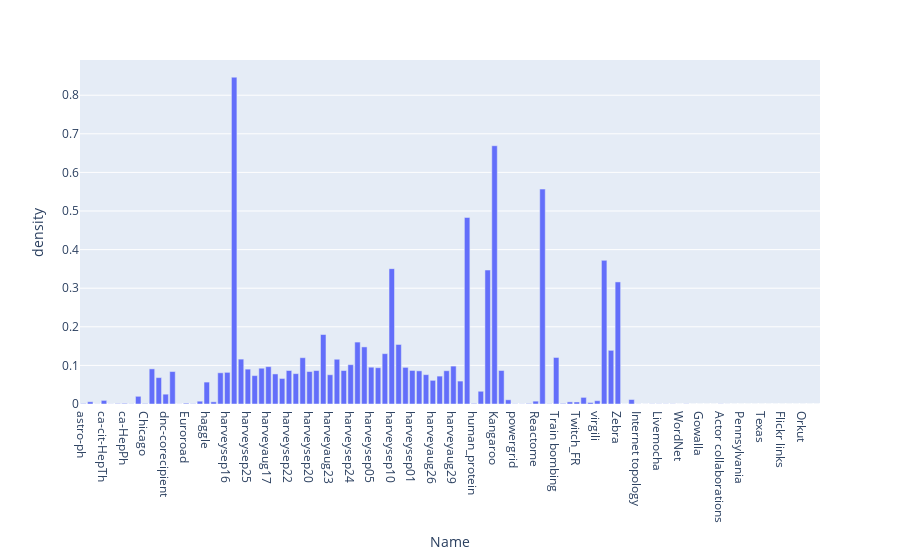

Notebook source saved alongside this figure:
### Code cell
dfd = pd.read_csv('../../stream_graph_data/all_densities.csv')
fig = px.bar(dfd, x='Name', y='density')
fig.show()

### Figure 1 — Plotly figure (JSON) as saved in the notebook; plotly's stock layout.template omitted (floating-point values rounded to 4 significant figures)
{"data": [{"alignmentgroup": "True", "hoverlabel": {"namelength": 0}, "hovertemplate": "Name=%{x}<br>density=%{y}", "legendgroup": "", "marker": {"color": "#636efa"}, "name": "", "offsetgroup": "", "orientation": "v", "showlegend": false, "textposition": "auto", "type": "bar", "x": ["astro-ph", "Bible", "Brightkite", "ca-cit-HepTh", "ca-CondMat", "ca-GrQc", "ca-HepPh", "ca-HepTh", "caenorhabditis_elegans", "Chicago", "Contiguous USA", "David Copperfield", "dnc-corecipient", "dolphins", "email Enron", "Euroroad", "Facebook_NIPS", "friendship_hamster", "haggle", "Hamsterster full", "harveysep17", "harveysep16", "harveysep07", "harveysep23", "harveysep25", "harveysep13", "harveyaug18", "harveyaug17", "harveysep18", "harveysep14", "harveysep22", "harveysep12", "harveysep15", "harveysep20", "harveysep21", "harveysep11", "harveyaug23", "harveysep19", "harveysep04", "harveysep24", "harveysep09", "harveysep08", "harveysep05", "harveysep02", "harveysep06", "harveysep10", "harveysep03", "harveyaug24", "harveysep01", "harveyaug19", "harveyaug30", "harveyaug26", "harveyaug31", "harveyaug25", "harveyaug29", "harveytest2100", "highland_tribes", "human_protein", "infectious", "jazz_musicians", "Kangaroo", "Les Misérables", "PDZBase", "powergrid", "Pretty Good Privacy", "Protein", "Reactome", "Reality Mining", "Route views", "Train bombing", "Twitch_ENGB", "Twitch_ES", "Twitch_FR", "Twitch_PTBR", "Twitch_RU", "virgili", "Windsurfers", "Zachary karate club", "Zebra", "CAIDA", "arXiv hep-ph", "Internet topology", "Filmtipset", "Brightkite", "Facebook friendships", "Livemocha", "Flickr", "Wikipedia conflict", "WordNet", "Catster Friendships", "Douban", "Gowalla", "DBLP co-authorship", "Amazon (MDS)", "Actor collaborations", "Dogster Friendships", "Catster/Dogster Familylinks/Friendships", "Pennsylvania", "Youtube friendship", "DBLP", "Texas", "Hyves", "Skitter", "Flickr links", "California", "Flixster", "Orkut", "YouTube", "LiveJournal links"], "xaxis": "x", "y": [0.001124, 0.005813, 0.0001263, 0.009318, 0.0003494, 0.001055, 0.001644, 0.000533, 0.01993, 0.001207, 0.09099, 0.06837, 0.02544, 0.08408, 0.0002731, 0.002058, 0.0007151, 0.007265, 0.05679, 0.005654, 0.08086, 0.082, 0.8466, 0.1163, 0.09031, 0.07356, 0.0927, 0.09675, 0.07788, 0.06616, 0.08675, 0.07865, 0.1199, 0.08404, 0.08664, 0.18, 0.07575, 0.1159, 0.08671, 0.1018, 0.1604, 0.1479, 0.09533, 0.09407, 0.1304, 0.3506, 0.1542, 0.0949, 0.08691, 0.08587, 0.07608, 0.06129, 0.07229, 0.08619, 0.0982, 0.05939, 0.4833, 0.001371, 0.03298, 0.347, 0.6691, 0.08681, 0.01091, 0.0005403, 0.0004264, 0.001303, 0.007373, 0.5568, 0.0006631, 0.1205, 0.001391, 0.005499, 0.005255, 0.01713, 0.003881, 0.0085, 0.3721, 0.139, 0.3162, 0.0001523, 0.01165, 0.0002837, 0.0001138, 0.0001263, 0.0004023, 0.0004047, 0.0004129, 0.0004184, 6.164e-05, 0.0004863, 2.727e-05, 4.918e-05, 2.088e-05, 1.651e-05, 0.0004534, 9.383e-05, 8.07e-05, 2.605e-06, 4.639e-06, 2.199e-05, 2.018e-06, 2.823e-06, 7.711e-06, 1.057e-05, 1.433e-06, 2.487e-06, 2.483e-05, 1.804e-06, 3.631e-06], "yaxis": "y"}], "layout": {"autosize": true, "barmode": "relative", "dragmode": "zoom", "legend": {"tracegroupgap": 0}, "margin": {"t": 60}, "xaxis": {"anchor": "y", "autorange": true, "domain": [0, 1], "range": [-0.5, 107.5], "title": {"text": "Name"}, "type": "category"}, "yaxis": {"anchor": "x", "autorange": true, "domain": [0, 1], "range": [0, 0.8912], "title": {"text": "density"}, "type": "linear"}}}
